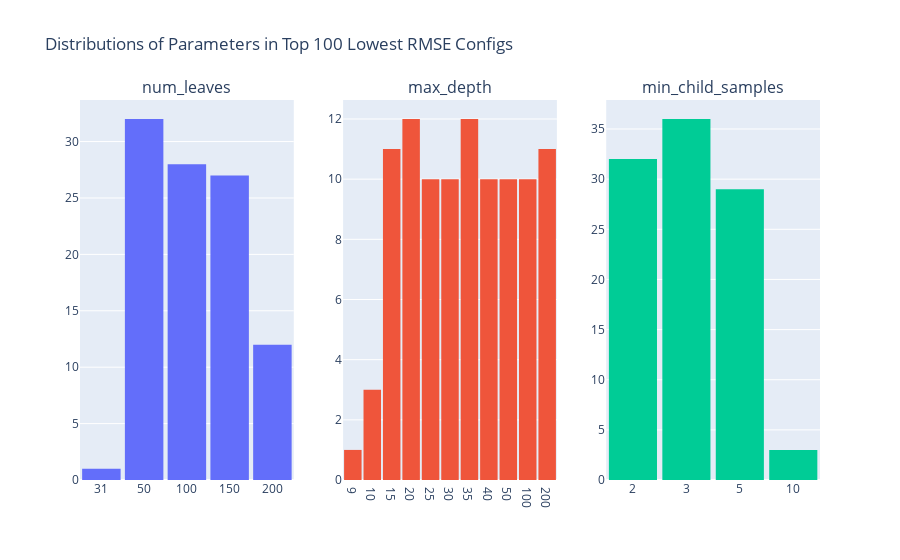

Notebook code cell kept with this figure:
### Markdown cell above
#### 100 best params

### Code cell
top_100 = real_overfitting_df.nsmallest(100, 'test rmse')
plot_param_distribution(top_100, 'Top 100 Lowest RMSE Configs')

### Figure 1 — Plotly figure (JSON) as saved in the notebook; plotly's stock layout.template omitted (floating-point values rounded to 4 significant figures)
{"data": [{"nbinsx": 12, "showlegend": false, "type": "histogram", "x": [100, 150, 100, 100, 150, 150, 50, 50, 50, 100, 100, 50, 100, 150, 100, 150, 150, 150, 150, 150, 150, 150, 100, 50, 50, 100, 150, 150, 150, 150, 150, 100, 100, 100, 100, 50, 50, 50, 50, 50, 50, 100, 50, 50, 50, 50, 50, 50, 50, 100, 100, 100, 100, 100, 100, 150, 150, 150, 150, 150, 50, 50, 50, 50, 50, 50, 100, 150, 150, 100, 50, 50, 200, 150, 200, 150, 200, 200, 150, 50, 100, 100, 100, 100, 50, 150, 100, 100, 200, 200, 200, 200, 200, 50, 200, 200, 200, 50, 31, 50], "xaxis": "x", "yaxis": "y"}, {"nbinsx": 13, "showlegend": false, "type": "histogram", "x": [15, 20, 25, 20, 20, 25, 15, 20, 20, 20, 30, 15, 25, 20, 15, 35, 15, 35, 200, 100, 50, 40, 20, 10, 25, 35, 30, 200, 100, 50, 40, 200, 100, 50, 40, 200, 100, 50, 40, 35, 30, 15, 200, 100, 50, 40, 35, 30, 25, 30, 200, 100, 50, 40, 35, 35, 200, 100, 50, 40, 200, 100, 50, 40, 35, 30, 10, 30, 15, 25, 25, 15, 20, 25, 20, 30, 35, 30, 25, 20, 200, 100, 50, 40, 10, 15, 30, 35, 200, 100, 50, 40, 15, 25, 35, 35, 15, 9, 20, 200], "xaxis": "x2", "yaxis": "y2"}, {"nbinsx": 10, "showlegend": false, "type": "histogram", "x": [2, 2, 2, 2, 5, 2, 3, 2, 3, 5, 3, 5, 3, 3, 5, 5, 2, 2, 5, 5, 5, 5, 3, 5, 5, 3, 5, 3, 3, 3, 3, 3, 3, 3, 3, 2, 2, 2, 2, 2, 2, 3, 5, 5, 5, 5, 5, 5, 2, 2, 2, 2, 2, 2, 2, 3, 2, 2, 2, 2, 3, 3, 3, 3, 3, 3, 3, 3, 5, 5, 3, 2, 3, 3, 2, 2, 3, 2, 5, 10, 5, 5, 5, 5, 2, 3, 5, 5, 3, 3, 3, 3, 3, 10, 5, 2, 2, 5, 3, 10], "xaxis": "x3", "yaxis": "y3"}], "layout": {"annotations": [{"font": {"size": 16}, "showarrow": false, "text": "num_leaves", "x": 0.1444, "xanchor": "center", "xref": "paper", "y": 1, "yanchor": "bottom", "yref": "paper"}, {"font": {"size": 16}, "showarrow": false, "text": "max_depth", "x": 0.5, "xanchor": "center", "xref": "paper", "y": 1, "yanchor": "bottom", "yref": "paper"}, {"font": {"size": 16}, "showarrow": false, "text": "min_child_samples", "x": 0.8556, "xanchor": "center", "xref": "paper", "y": 1, "yanchor": "bottom", "yref": "paper"}], "bargap": 0.1, "title": {"text": "Distributions of Parameters in Top 100 Lowest RMSE Configs"}, "xaxis": {"anchor": "y", "categoryarray": [10, 20, 25, 31, 50, 100, 150, 200, 250, 300, 500, 1000], "categoryorder": "array", "domain": [0, 0.2889], "type": "category"}, "xaxis2": {"anchor": "y2", "categoryarray": [5, 8, 9, 10, 15, 20, 25, 30, 35, 40, 50, 100, 200], "categoryorder": "array", "domain": [0.3556, 0.6444], "type": "category"}, "xaxis3": {"anchor": "y3", "categoryarray": [2, 3, 5, 10, 15, 20, 25, 30, 40, 50], "categoryorder": "array", "domain": [0.7111, 1], "type": "category"}, "yaxis": {"anchor": "x", "domain": [0, 1]}, "yaxis2": {"anchor": "x2", "domain": [0, 1]}, "yaxis3": {"anchor": "x3", "domain": [0, 1]}}}
